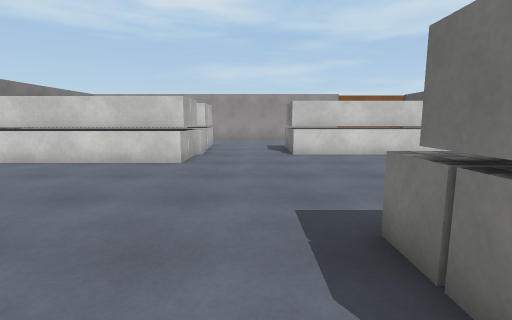
View 1 (above)

15 first-person views from a walk through a scene from a Unity 3-D project. The camera is 1.3 m above the floor, tilts 8° down and sees 85° across. Doors are open. The floor is counted in squares, 1 m on a side. Each view is taken from the middle of a square. On the plan, view 1 faces up. The plan holds only what a view shows up to about 13 squares ahead; the rest is blank. The place goes on beyond the plan. The player character is not drawn. Surface patterns are stand-ins for the level's own textures.

View 2
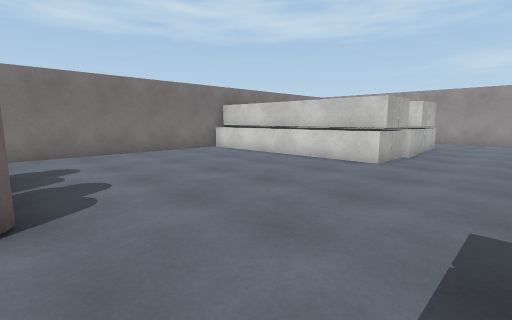

View 3
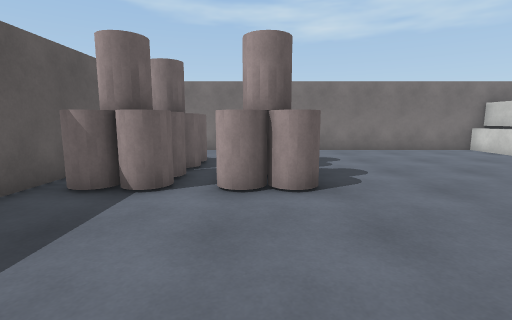

View 4
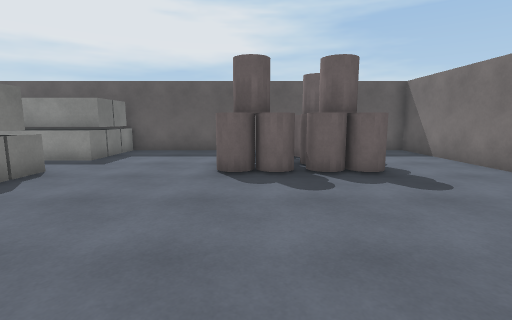

View 5
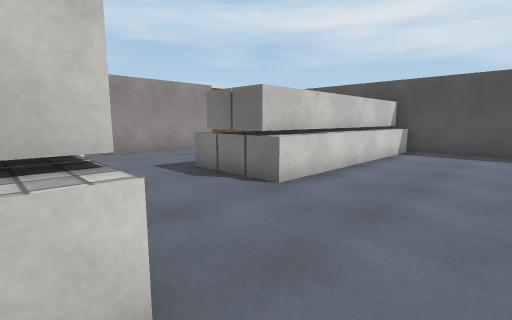

View 6
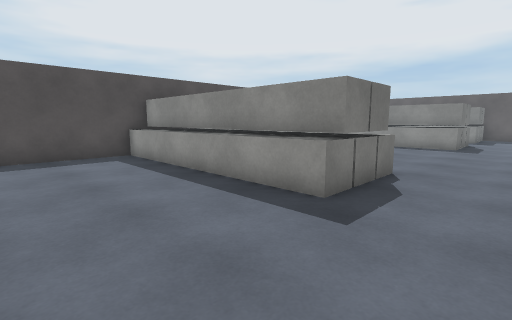

View 7
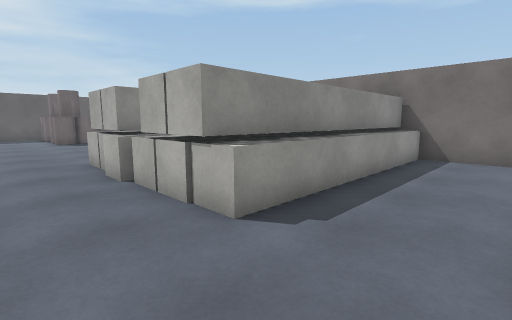

View 8
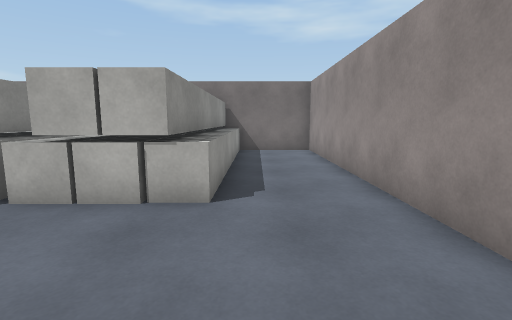

View 9
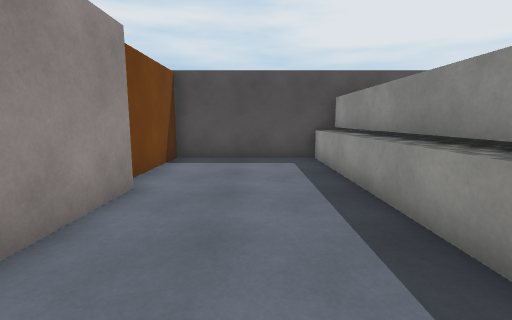

View 10
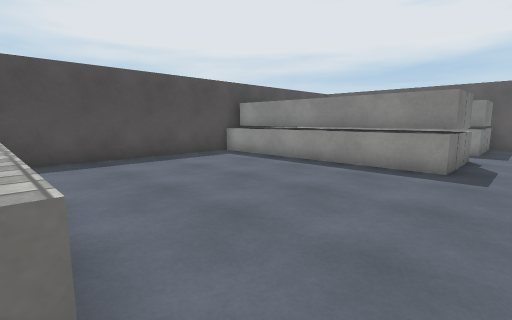

View 11
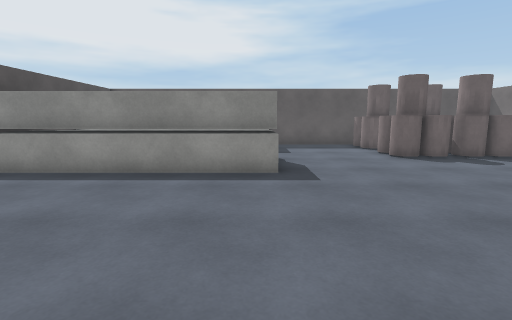

View 12
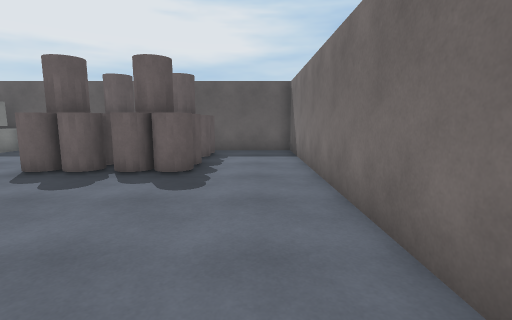

View 13
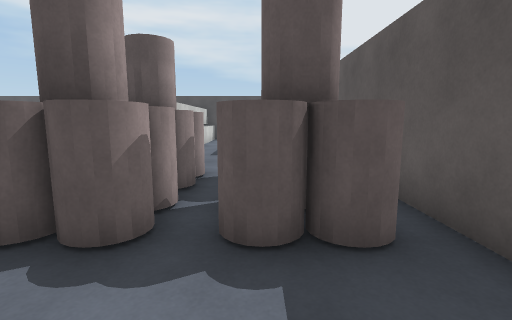

View 14
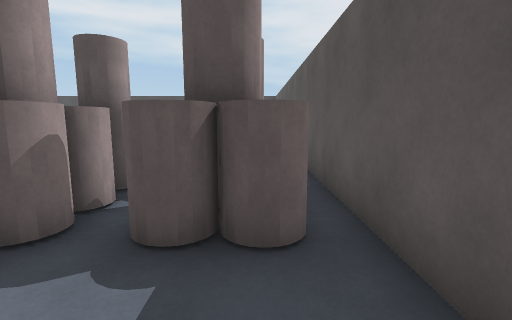

View 15
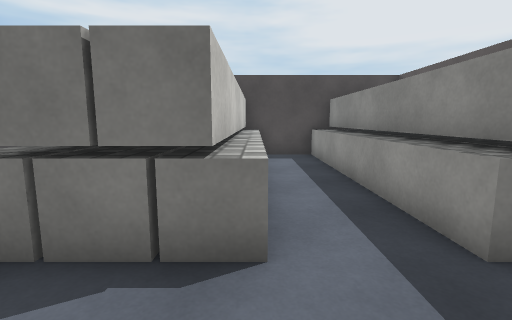

### Floor plan
Key: @ floor where view 1 was taken; # wall or solid block; . floor; = window, fence, low wall or low ledge; ^ raised ledge; C cube; O other object.
Columns run from 11 left of view 1 to 10 right of it. Each row starts with its distance up from view 1.
 19 ######################
 18 #....................#
 17 #....................#
 16 #....................#
 15 #^^^^^^^^=...........#
 14 ##########...^^^^^^^^#
 13        ###...#########
 12        ##C...#########
 11   #######C...^########
 10   ########...........#
  9 ##########...........#
  8 #....................#
  7 #....................#
  6 #....................#
  5 #....................#
  4 #....................#
  3 #............^^^^^^^C#
  2 #............#########
  1 #............#########
  0 #...OOOOO..@.^^^^^^^^#
 -1 #...OOOOO............#
 -2 #...OOOOO....^^^^^^^C#
 -3 #...OOOOO....#########
 -4 #...OO OO....#########
 -5 #......O.....#####
 -6 ##############

Where each view was taken, in squares from view 1:
view 1: 0 up, 0 right, facing up
view 2: 0 up, 1 right, facing up-left
view 3: 1 down, 2 right, facing left
view 4: 7 up, 4 left, facing down
view 5: 7 up, 3 left, facing up-right
view 6: 18 up, 1 left, facing down-right
view 7: 18 up, 0 right, facing down-left
view 8: 16 up, 2 right, facing left
view 9: 16 up, 0 right, facing right
view 10: 11 up, 0 right, facing down-right
view 11: 10 up, 2 right, facing down
view 12: 7 up, 9 left, facing down
view 13: 3 down, 10 left, facing right
view 14: 4 down, 10 left, facing right
view 15: 0 up, 1 left, facing right
